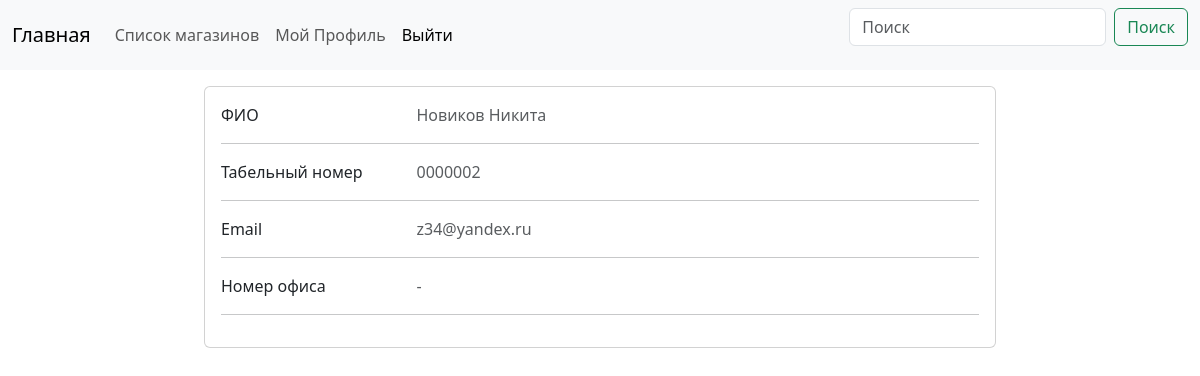
/mtssite/profile/2 (signed in), run on the app's committed database.
### mtssite/models.py (models this page shows, shortened)
class CustomUser(AbstractBaseUser, PermissionsMixin):
    personnel_number = models.CharField(max_length=20, unique=True)
    email = models.EmailField(max_length=255, unique=True)
    fio = models.CharField(max_length=255)
    shop_number = models.ForeignKey(Office, on_delete=models.CASCADE, to_field='officename', null=True, blank=True)
    is_active = models.BooleanField(default=True)
    is_admin = models.BooleanField(default=False)
    objects = CustomUserManager()
    USERNAME_FIELD = 'personnel_number'
    REQUIRED_FIELDS = ['email', 'fio',]
    def has_perm(self, perm, obj=None):
        return True
    def get_user_info(self):
        user_info = {
            'ФИО': self.fio,
            'Табельный номер': self.personnel_number,
            'Email': self.email,
            'Номер офиса': self.shop_number,
        }
        return user_info

### mtssite/views.py (the view)
# urls.py: path('profile/<int:pk>', views.CustomUserView.as_view(), name='user-profile-detail'),
class CustomUserView(PermissionRequiredMixin, LoginRequiredMixin, generic.DetailView):
    permission_required = 'mtssite.view_customuser'
    model = CustomUser
    def get_context_data(self, *args, **kwargs):
        context = super(CustomUserView, self).get_context_data(*args, **kwargs)
        context['userinfo'] = CustomUser.objects.filter(pk=self.object.pk)
        print(context)
        return context

### mtssite/templates/mtssite/customuser_detail.html (shortened to what this page needs)
{% extends 'template.html'%}
{% block content %}
<div class="card mb-4 mt-3">
    <div class="card-body">
    {% for user in userinfo %}
        {% for label, info in user.get_user_info.items %}
      <div class="row">
        <div class="col-sm-3">
          <p class="mb-0">{{ label }}</p>
        </div>
        <div class="col-sm-9">
            {% if info %}
                <p class="text-muted mb-0">{{ info }}</p>
            {% else %}
                <p class="text-muted mb-0"> - </p>
            {% endif %}
        </div>
      </div>
      <hr>
      {% endfor %}
      {% endfor %}
    </div>
</div>
{% endblock %}

### data on the page
CustomUser: get_user_info "ФИО" "Табельный номер" "Email" "Номер офиса", get_user_info "Новиков Никита" "0000002" "z34@yandex.ru"
